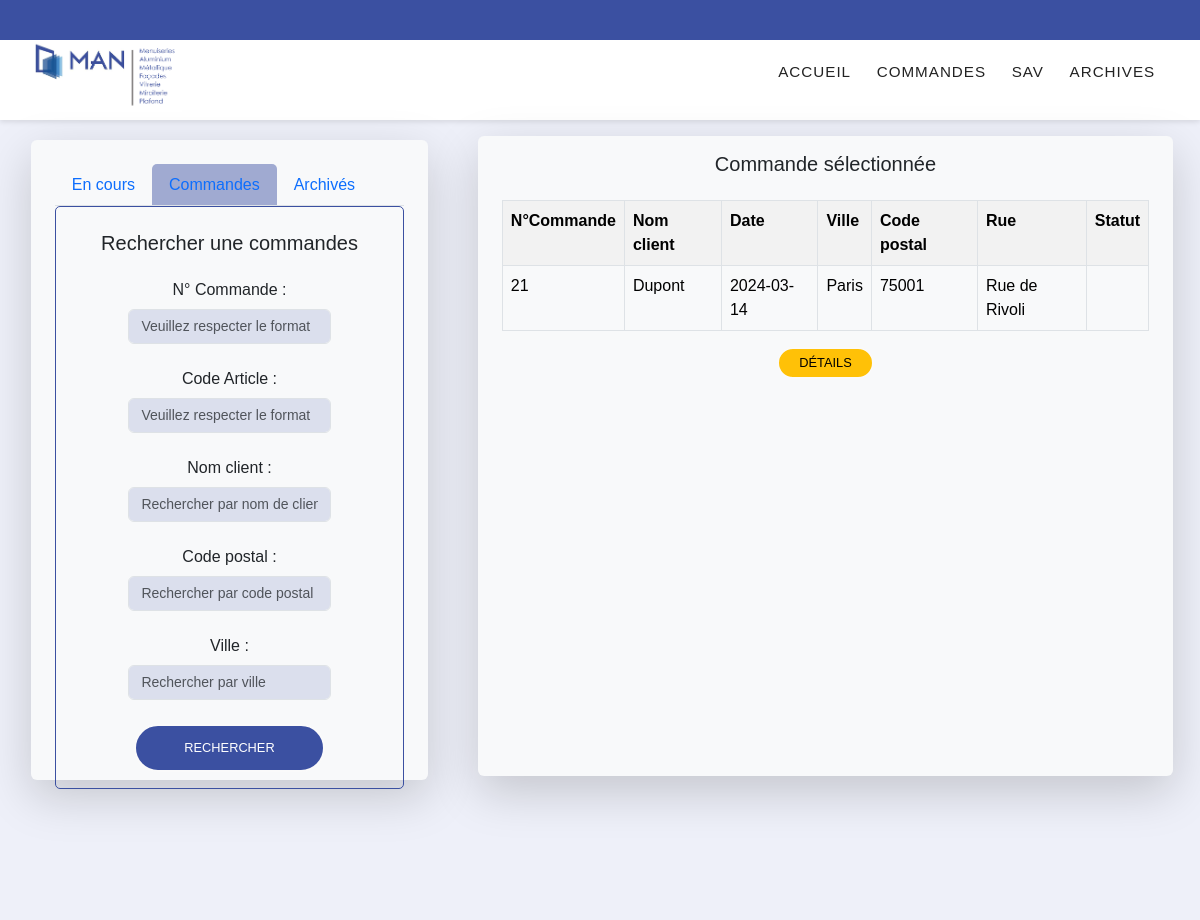
The app's page /controler/commandes.php?num_com=21&action=commande with its own data.
### tables this page shows
CREATE TABLE `COMMANDE` (
  `NUM_COMMANDE` int(11) NOT NULL,
  `DATE_COM` date DEFAULT NULL,
  `VILLE_CLIENT` varchar(30) DEFAULT NULL,
  `CODE_POSTAL_CLIENT` int(11) DEFAULT NULL,
  `RUE_CLIENT` varchar(30) DEFAULT NULL,
  `ID_CLIENT` bigint(20) NOT NULL,
  `STATU_COMMANDE` varchar(255) DEFAULT NULL
);

CREATE TABLE `CLIENT` (
  `ID_CLIENT` bigint(20) NOT NULL,
  `NOM_CLIENT` varchar(15) DEFAULT NULL,
  `PRENOM_CLIENT` varchar(20) DEFAULT NULL,
  `ADRESSE_MAIL` varchar(30) DEFAULT NULL
);

### model/modele.com.php (called while the page is built, shortened)
<?php
    function getComById(int $num_com){
        $bdd = getBdd();
        $sql = "SELECT * FROM COMMANDE JOIN CLIENT ON commande.ID_CLIENT = client.ID_CLIENT WHERE NUM_COMMANDE LIKE :num_com";
        $curseur =  $bdd->prepare($sql);
        $curseur->execute(array('num_com' => $num_com ));
        $resultat = $curseur->fetch();
        return $resultat;
    }

### Vues/affichageRes/vue_commande.php (the view, shortened to what this page needs)
<div class='col-lg-7 col-sm-11 shadow-lg rounded bg-light' style='max-height: 80vh'>
 <h5 class="p-3 text-center" >Commande sélectionnée </h5>
 <div class="container overflow-auto " style="max-height: 80%">
     <table class='table table-bordered table-striped'>
         <th>N°Commande</th>
         <th>Nom client</th>
         <th>Date</th>
         <th>Ville</th>
         <th>Code postal</th>
         <th>Rue</th>
         <th>Statut</th>
         <tr>
             <td><?= $commandes['NUM_COMMANDE'] ?></a></td>
             <td><?= $commandes['NOM_CLIENT'] ?> </td>
             <td><?= $commandes['DATE_COM'] ?></td>
             <td><?= $commandes['VILLE_CLIENT'] ?></td>
             <td><?= $commandes['CODE_POSTAL_CLIENT'] ?></td>
             <td><?= $commandes['RUE_CLIENT'] ?></td>
             <td><?= $commandes['STATU_COMMANDE'] ?> </td>
         </tr>
     </table>
 </div>
     <div class='text-center'>
         <form action="commandes.php?" method="GET">
             <input type="submit" class="btn btn-warning" value="Détails">
         </form>
     </div>
</div>

### style/gabarit.css (style rules this page uses)
:root { --clr-bg-header: #3b50a1; --clr-btn: #3b50a1; --clr-nav-hover: #2842ab; --clr-light: #fafafa; }
* { padding: 0; margin: 0; }
.btn { display: inline-block; padding: 0.5rem 1.3rem; font-size: 0.8rem; border: 2px solid var(--clr-light); border-radius: 2rem; line-height: 1; margin: 0 0.2rem; transition: 0.3s; text-transform: uppercase; }

### style/global.css (style rules this page uses)
.table tr { transition: background-color 0.3s ease; }
.table td { background-color: transparent; }

### records on screen
commande: NUM_COMMANDE "21", ID_CLIENT.NOM_CLIENT "Dupont", DATE_COM "2024-03-14", VILLE_CLIENT "Paris", CODE_POSTAL_CLIENT "75001", RUE_CLIENT "Rue de Rivoli"
